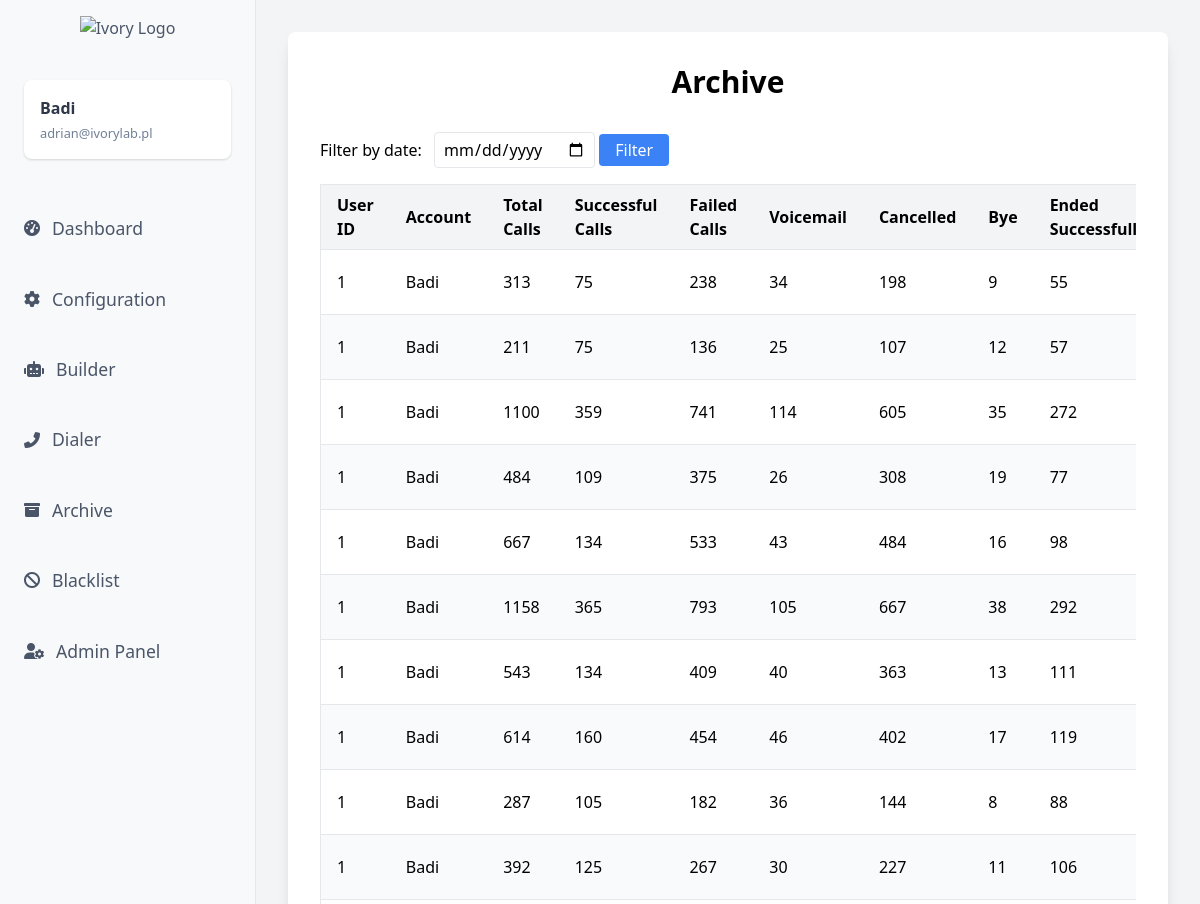
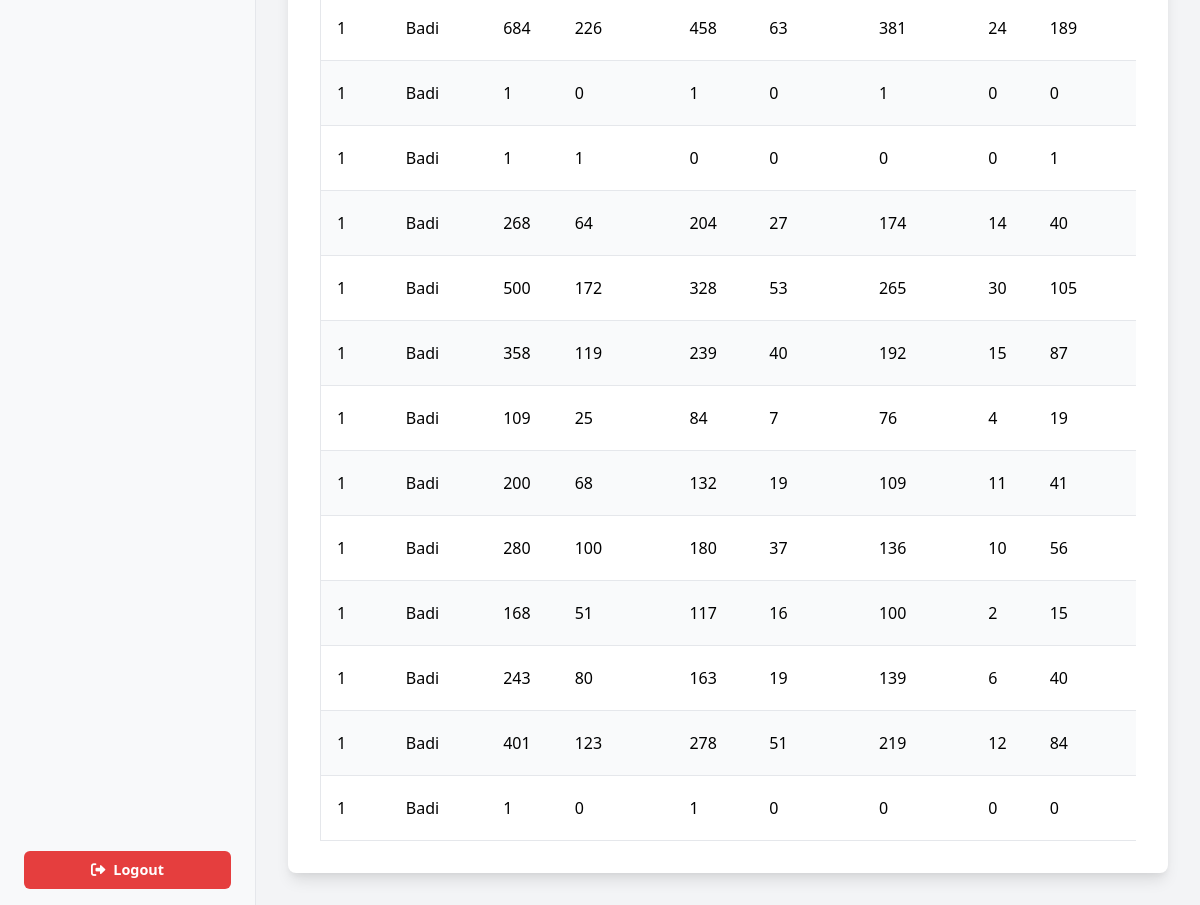
/archive (signed in), run on the app's committed database (2 pictures, top to bottom).
### app.py (models this page shows, shortened)
class User(UserMixin, db.Model):
    __tablename__ = 'users'
    id = db.Column(db.Integer, primary_key=True)
    username = db.Column(db.String(50), unique=True, nullable=False)
    email = db.Column(db.String(150), unique=True, nullable=False)
    password = db.Column(db.String(150), nullable=False)
    role = db.Column(db.String(50), nullable=False)
    is_admin = db.Column(db.Boolean, default=False)
    blacklist = db.Column(db.Text)  # Przechowuj zablokowane numery jako ciąg znaków oddzielony przecinkami

class Archive(db.Model):
    __tablename__ = 'archive'
    id = db.Column(db.Integer, primary_key=True)
    user_id = db.Column(db.Integer, nullable=False)
    bot_id = db.Column(db.Integer, nullable=False)
    group_name = db.Column(db.String(255), nullable=False)
    total_calls = db.Column(db.Integer, default=0)
    successful_calls = db.Column(db.Integer, default=0)
    failed_calls = db.Column(db.Integer, default=0)
    voicemail_calls = db.Column(db.Integer, default=0)
    cancelled_calls = db.Column(db.Integer, default=0)
    bye_status_calls = db.Column(db.Integer, default=0)
    call_ended_successfully = db.Column(db.Integer, default=0)
    other_errors = db.Column(db.Integer, default=0)
    average_call_duration = db.Column(db.Float, default=0.0)
    date = db.Column(db.DateTime, default=datetime.utcnow)

### app.py (the view)
@app.route('/archive')
@login_required
def archive_page():
    filter_date = request.args.get('filter_date')
    query = Archive.query.filter_by(user_id=current_user.id)
    if filter_date:
        try:
            filter_date = datetime.strptime(filter_date, '%Y-%m-%d').date()
            query = query.filter(db.func.date(Archive.date) == filter_date)
        except ValueError:
            flash('Nieprawidłowy format daty', 'error')
    archive_data = query.order_by(Archive.date.desc()).all()
    return render_template('archive.html', archive_data=archive_data, filter_date=filter_date)

### app.py (called while the page is built)
@login_manager.user_loader
def load_user(user_id):
    return db.session.get(User, int(user_id))

@app.teardown_appcontext
def close_connection(exception):
    db = getattr(g, '_database', None)
    if db is not None:
        db.close()

### templates/archive.html (shortened to what this page needs)
<!DOCTYPE html>
<html lang="en">
<head>
    <link href="https://cdn.jsdelivr.net/npm/tailwindcss@2.2.19/dist/tailwind.min.css" rel="stylesheet">
    <link rel="stylesheet" href="https://cdnjs.cloudflare.com/ajax/libs/font-awesome/6.0.0-beta3/css/all.min.css">
</head>
<body class="bg-gray-100 flex h-screen">
    {% include 'sidebar.html' %}
    <div class="flex-1 p-8 overflow-auto">
        <div class="bg-white p-8 rounded-lg shadow-lg">
            <h1 class="text-3xl font-bold mb-8 text-center">Archive</h1>
            <form id="date-filter-form" method="GET" action="{{ url_for('archive_page') }}" class="mb-4">
                <label for="filter-date" class="mr-2">Filter by date:</label>
                <input type="date" id="filter-date" name="filter_date" class="border rounded px-2 py-1">
                <button type="submit" class="bg-blue-500 text-white px-4 py-1 rounded">Filter</button>
            </form>
            {% if archive_data %}
            <div class="table-responsive">
                <table class="min-w-full bg-white border border-gray-200 table-auto">
                    <thead class="bg-gray-100">
                        <tr>
                            <th class="py-2 px-4 border-b">User ID</th>
                            <th class="py-2 px-4 border-b">Account</th>
                            <th class="py-2 px-4 border-b">Total Calls</th>
                            <th class="py-2 px-4 border-b">Successful Calls</th>
                            <th class="py-2 px-4 border-b">Failed Calls</th>
                            <th class="py-2 px-4 border-b">Voicemail</th>
                            <th class="py-2 px-4 border-b">Cancelled</th>
                            <th class="py-2 px-4 border-b">Bye</th>
                            <th class="py-2 px-4 border-b">Ended Successfully</th>
                        </tr>
                    </thead>
                    <tbody>
                        {% for entry in archive_data %}
                        <tr class="border-b hover:bg-gray-50">
                            <td class="py-2 px-4">{{ entry.user_id }}</td>
                            <td class="py-2 px-4">{{ entry.group_name }}</td>
                            <td class="py-2 px-4">{{ entry.total_calls }}</td>
                            <td class="py-2 px-4">{{ entry.successful_calls }}</td>
                            <td class="py-2 px-4">{{ entry.failed_calls }}</td>
                            <td class="py-2 px-4">{{ entry.voicemail_calls }}</td>
                            <td class="py-2 px-4">{{ entry.cancelled_calls }}</td>
                            <td class="py-2 px-4">{{ entry.bye_status_calls }}</td>
                            <td class="py-2 px-4">{{ entry.call_ended_successfully }}</td>
                        </tr>
                        {% endfor %}
                    </tbody>
                </table>
            </div>
            {% else %}
            <p class="text-center text-red-500">No archive data available.</p>
            {% endif %}
        </div>
    </div>
</body>
</html>

### templates/sidebar.html (shortened to what this page needs)
<aside class="w-64 bg-gray-50 dark:bg-gray-800 border-r dark:border-gray-600 flex flex-col justify-between transition-transform duration-300 ease-in-out">
    <div class="sidebar" id="sidebar">
        <div class="px-6 mb-6">
            <a href="#" class="flex items-center justify-center mb-6">
                <img src="https://i.ibb.co/nBX0JDY/Asset-3.png" class="logo" alt="Ivory Logo">
            </a>
            <div class="user-info flex items-center">
                <div>
                    <h2>{{ current_user.username }}</h2>
                    <p>{{ current_user.email }}</p>
                </div>
            </div>
        </div>
        <ul class="nav space-y-1">
            <li>
                <a href="/dashboard" class="sidebar-link">
                    <i class="fas fa-tachometer-alt icon"></i>
                    <span>Dashboard</span>
                </a>
            </li>
            <li>
                <a href="/configuration" class="sidebar-link">
                    <i class="fas fa-cog icon"></i>
                    <span>Configuration</span>
                </a>
            </li>
            <li>
                <a href="{{ url_for('builder') }}" class="sidebar-link">
                    <i class="fas fa-robot icon"></i>
                    Builder
                </a>
            </li>
            <li>
                <a href="/dialer" class="sidebar-link">
                    <i class="fas fa-phone-alt icon"></i>
                    <span>Dialer</span>
                </a>
            </li>
            <li>
                <a href="/archive" class="sidebar-link">
                    <i class="fas fa-archive icon"></i>
                    <span>Archive</span>
                </a>
            </li>
            <li>
                <a href="{{ url_for('blacklist') }}" class="sidebar-link">
                    <i class="fas fa-ban icon"></i>
                    <span>Blacklist</span>
                </a>
            </li>
            <li>
                <a href="/admin" class="sidebar-link">
                    <i class="fas fa-user-cog icon"></i>
                    <span>Admin Panel</span>
                </a>
            </li>
        </ul>
        <a href="{{ url_for('logout') }}" class="logout mt-auto">
            <i class="fas fa-sign-out-alt mr-2"></i>Logout
        </a>
    </div>
</aside>

### templates/archive.html (style rules this page uses)
table th, table td { text-align: left; padding: 0.5rem; }
table th { background-color: #f3f4f6; }
table tr:nth-child(even) { background-color: #f9fafb; }
.table-responsive { overflow-x: auto; -webkit-overflow-scrolling: touch; }

### templates/sidebar.html (style rules this page uses)
.sidebar-link { font-size: 1.1rem; margin-bottom: 0.5rem; color: #4a5568; }
.sidebar { color: #4a5568; background-color: #f8f9fa; padding-top: 1rem; min-width: 250px; height: 100vh; display: flex; flex-direction: column; }
.sidebar img.logo { max-width: 70%; height: auto; margin-bottom: 1rem; }
.sidebar .user-info { text-align: left; margin-bottom: 1rem; padding: 1rem; background-color: #ffffff; border-radius: 0.5rem; box-shadow: 0 1px 3px 0 rgba(0, 0, 0, 0.1), 0 1px 2px 0 rgba(0, 0, 0, 0.06); }
.sidebar .user-info h2 { font-size: 1rem; font-weight: 600; margin: 0; color: #2d3748; }
.sidebar .user-info p { font-size: 0.8rem; color: #718096; margin-top: 0.25rem; }
.sidebar .nav { width: 100%; list-style: none; padding: 0; flex-grow: 1; }
.sidebar .nav li { width: 100%; padding: 0.25rem 0; }
.sidebar .nav li a { color: #4a5568; text-decoration: none; font-weight: 500; display: flex; align-items: center; padding: 0.75rem 1.5rem; border-radius: 0.375rem; transition: background-color 0.3s, color 0.3s; }
.sidebar .nav li a .icon { margin-right: 0.75rem; font-size: 1rem; }
.sidebar .logout { margin: 1rem 1.5rem; background-color: #e53e3e; color: white; padding: 0.5rem 1rem; text-align: center; border-radius: 0.375rem; text-decoration: none; font-weight: 600; font-size: 0.9rem; transition: background-color 0.3s; }

### data on the page
User: username "Badi", email "adrian@ivorylab.pl"
Archive: user_id "1", group_name "Badi", total_calls "313", successful_calls "75", failed_calls "238", voicemail_calls "34", cancelled_calls "198", bye_status_calls "9", call_ended_successfully "55"
Archive: user_id "1", group_name "Badi", total_calls "211", successful_calls "75", failed_calls "136", voicemail_calls "25", cancelled_calls "107", bye_status_calls "12", call_ended_successfully "57"
Archive: user_id "1", group_name "Badi", total_calls "1100", successful_calls "359", failed_calls "741", voicemail_calls "114", cancelled_calls "605", bye_status_calls "35", call_ended_successfully "272"
Archive: user_id "1", group_name "Badi", total_calls "484", successful_calls "109", failed_calls "375", voicemail_calls "26", cancelled_calls "308", bye_status_calls "19", call_ended_successfully "77"
Archive: user_id "1", group_name "Badi", total_calls "667", successful_calls "134", failed_calls "533", voicemail_calls "43", cancelled_calls "484", bye_status_calls "16", call_ended_successfully "98"
Archive: user_id "1", group_name "Badi", total_calls "1158", successful_calls "365", failed_calls "793", voicemail_calls "105", cancelled_calls "667", bye_status_calls "38", call_ended_successfully "292"
Archive: user_id "1", group_name "Badi", total_calls "543", successful_calls "134", failed_calls "409", voicemail_calls "40", cancelled_calls "363", bye_status_calls "13", call_ended_successfully "111"
Archive: user_id "1", group_name "Badi", total_calls "614", successful_calls "160", failed_calls "454", voicemail_calls "46", cancelled_calls "402", bye_status_calls "17", call_ended_successfully "119"
Archive: user_id "1", group_name "Badi", total_calls "287", successful_calls "105", failed_calls "182", voicemail_calls "36", cancelled_calls "144", bye_status_calls "8", call_ended_successfully "88"
Archive: user_id "1", group_name "Badi", total_calls "392", successful_calls "125", failed_calls "267", voicemail_calls "30", cancelled_calls "227", bye_status_calls "11", call_ended_successfully "106"
Archive: user_id "1", group_name "Badi", total_calls "684", successful_calls "226", failed_calls "458", voicemail_calls "63", cancelled_calls "381", bye_status_calls "24", call_ended_successfully "189"
Archive: user_id "1", group_name "Badi", total_calls "1", successful_calls "0", failed_calls "1", voicemail_calls "0", cancelled_calls "1", bye_status_calls "0", call_ended_successfully "0"
Archive: user_id "1", group_name "Badi", total_calls "1", successful_calls "1", failed_calls "0", voicemail_calls "0", cancelled_calls "0", bye_status_calls "0", call_ended_successfully "1"
Archive: user_id "1", group_name "Badi", total_calls "268", successful_calls "64", failed_calls "204", voicemail_calls "27", cancelled_calls "174", bye_status_calls "14", call_ended_successfully "40"
Archive: user_id "1", group_name "Badi", total_calls "500", successful_calls "172", failed_calls "328", voicemail_calls "53", cancelled_calls "265", bye_status_calls "30", call_ended_successfully "105"
Archive: user_id "1", group_name "Badi", total_calls "358", successful_calls "119", failed_calls "239", voicemail_calls "40", cancelled_calls "192", bye_status_calls "15", call_ended_successfully "87"
Archive: user_id "1", group_name "Badi", total_calls "109", successful_calls "25", failed_calls "84", voicemail_calls "7", cancelled_calls "76", bye_status_calls "4", call_ended_successfully "19"
Archive: user_id "1", group_name "Badi", total_calls "200", successful_calls "68", failed_calls "132", voicemail_calls "19", cancelled_calls "109", bye_status_calls "11", call_ended_successfully "41"
Archive: user_id "1", group_name "Badi", total_calls "280", successful_calls "100", failed_calls "180", voicemail_calls "37", cancelled_calls "136", bye_status_calls "10", call_ended_successfully "56"
Archive: user_id "1", group_name "Badi", total_calls "168", successful_calls "51", failed_calls "117", voicemail_calls "16", cancelled_calls "100", bye_status_calls "2", call_ended_successfully "15"
Archive: user_id "1", group_name "Badi", total_calls "243", successful_calls "80", failed_calls "163", voicemail_calls "19", cancelled_calls "139", bye_status_calls "6", call_ended_successfully "40"
Archive: user_id "1", group_name "Badi", total_calls "401", successful_calls "123", failed_calls "278", voicemail_calls "51", cancelled_calls "219", bye_status_calls "12", call_ended_successfully "84"
Archive: user_id "1", group_name "Badi", total_calls "1", successful_calls "0", failed_calls "1", voicemail_calls "0", cancelled_calls "0", bye_status_calls "0", call_ended_successfully "0"
